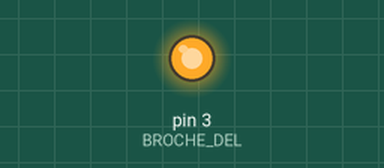
Bench run of a program on a simulated Arduino Uno, built with avr-gcc and run on an emulated ATmega328P. Parts: output pins drawn as LEDs (lit = HIGH).

Above: at 0.05 s.
At 1.95 s:
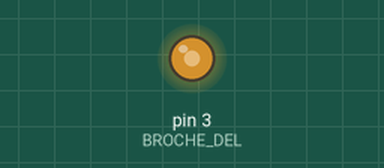
At 3.9 s:
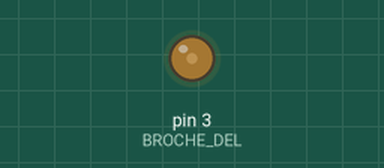
At 5.6 s:
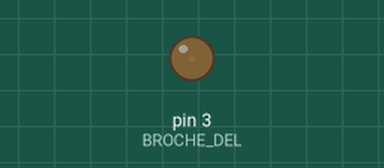
Timing chart, 0 to 7.3 s (numbered marks = the images above):
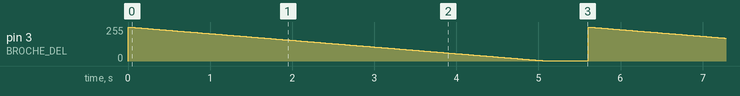

Measured:
- by itself, pin 3 (BROCHE_DEL): ramps from 255/255 to 1/255 and jumps back, once every 5.6 s

The program:

main.cpp
```cpp
#include <Arduino.h>

#define BROCHE_DEL      3         // LED sur pin 3
#define DELAI           20
#define UNE_SECONDE     1000

void setup() {
  pinMode(BROCHE_DEL, OUTPUT);    // Broche de la DEL en mode OUTPUT
} // setup()

void loop() {
    static byte intensiteDEL = 255;

    analogWrite(BROCHE_DEL, intensiteDEL); // Allumer la DEL avec le mode PWM
    intensiteDEL--;               // Diminuer la valeur d'intensité de la DEL

    if (intensiteDEL == 0) {      // Si intensité de la DEL est = 0 alors remettre à 255
      intensiteDEL = 255;
      delay(UNE_SECONDE / 2);     // Laisser la DEL éteinte pendant 1/2 sec.
    } // if (intensiteDEL == 0)

    delay(DELAI); // Ralentir un peu la variation d'intensité de la DEL.
} // loop()
```
